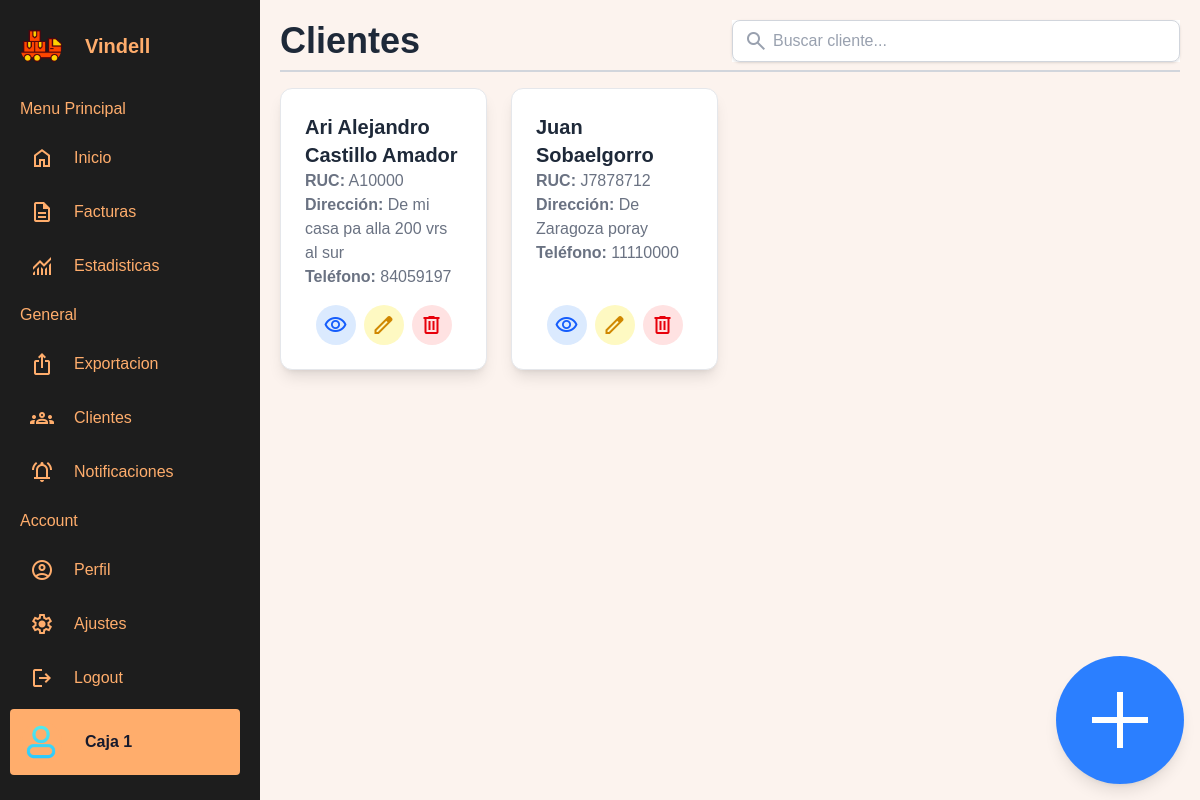
/clientes/, run on an earlier commit of the app's database.
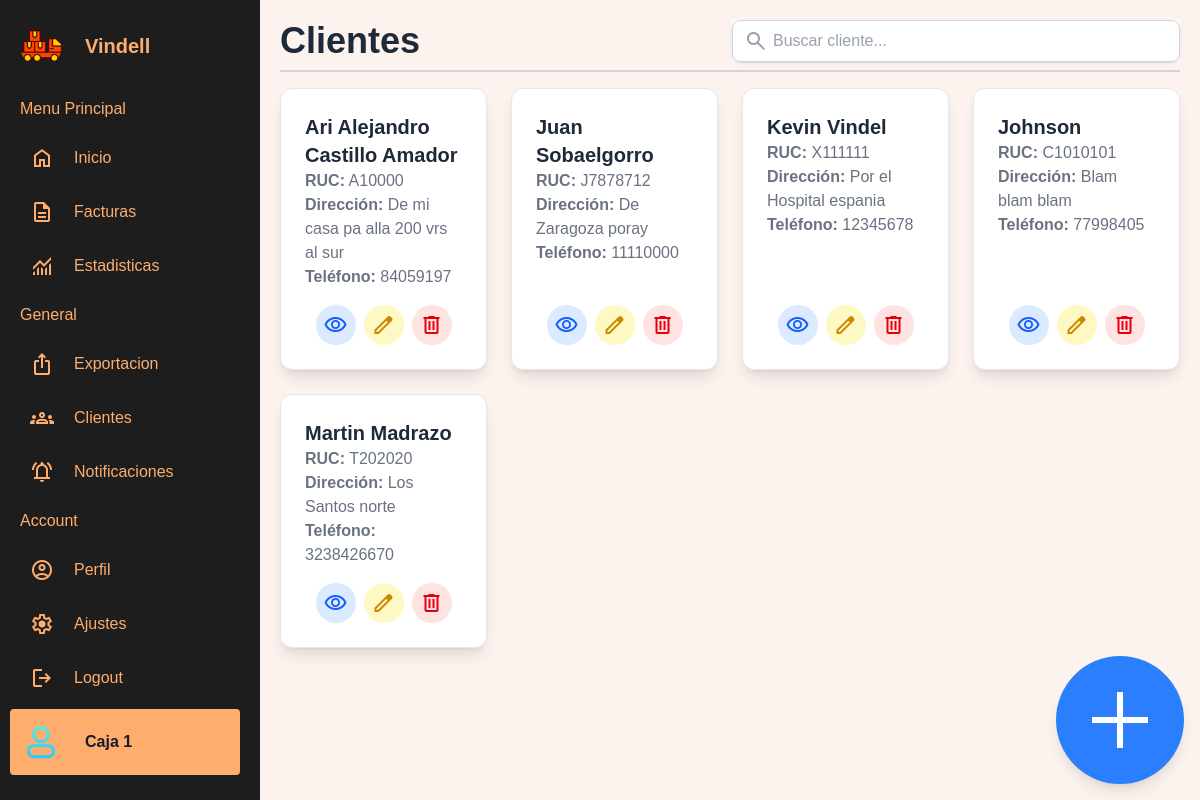
And on a later commit of the database.
### clientes/models.py (models this page shows, shortened)
class Client(models.Model):
    name = models.CharField(max_length=100)
    address = models.CharField(max_length=200, blank=True, null=True)
    phone = models.CharField(
        max_length=15,
        blank=True,
        null=True,
        validators=[RegexValidator(regex=r'^\d{7,15}$', message="Número inválido")]
    )
    ruc = models.CharField(max_length=13, default="None")

### clientes/views.py (the view)
# urls.py: path('', views.client_list, name='clients'),
def client_list(request):
    clients = Client.objects.all()
    return render(request, "clientes/clients.html", {"clients": clients})

### clientes/templates/clientes/clients.html (shortened to what this page needs)
{% extends 'base.html' %}
{% block content %}
<div class="flex items-center justify-between gap-4 border-b-2 border-gray-300 pb-2">
    <h2 class="text-4xl font-semibold text-gray-800  border-gray-300">
        Clientes
    </h2>
    <div class="relative w-full max-w-md bg-white">
        <span class="material-symbols-outlined absolute left-3 top-1/2 transform -translate-y-1/2 text-gray-400">
        </span>
        <input type="text" id="busqueda"
            placeholder="Buscar cliente..."
            class="w-full pl-10 pr-4 py-2 border border-gray-300 rounded-lg shadow-sm focus:outline-none focus:ring-2 focus:border-blue-600 focus:ring-blue-600 text-gray-700 placeholder-gray-400">
    </div>
</div>
<div class="grid grid-cols-1 sm:grid-cols-2 md:grid-cols-3 lg:grid-cols-4 gap-6 mt-4">
    {% for client in clients %}
    <div class="bg-white rounded-xl shadow-lg p-6 flex flex-col justify-between border border-gray-200">
        <div>
            <h3 class="text-xl font-semibold text-gray-800">{{ client.name }}</h3>
            <p class="text-gray-500"><strong>RUC:</strong> {{ client.ruc }}</p>
            <p class="text-gray-500"><strong>Dirección:</strong> {{ client.address }}</p>
            <p class="text-gray-500"><strong>Teléfono:</strong> {{ client.phone }}</p>
        </div>
        <div class="mt-4 flex items-center justify-center gap-2">
            <a href=""
               class="bg-blue-100 text-blue-600 hover:bg-blue-200 p-2 rounded-full transition flex items-center justify-center w-10 h-10">
                <span class="material-symbols-outlined text-lg">visibility</span>
            </a>
            <a href="{% url 'client_edit' client.id %}"
               class="bg-yellow-100 text-yellow-600 hover:bg-yellow-200 p-2 rounded-full transition flex items-center justify-center w-10 h-10">
                <span class="material-symbols-outlined text-lg">edit</span>
            </a>
            <a href="{% url 'client_delete' client.id %}"
               class="bg-red-100 text-red-600 hover:bg-red-200 p-2 rounded-full transition flex items-center justify-center w-10 h-10">
                <span class="material-symbols-outlined text-lg">delete</span>
            </a>
        </div>
    </div>
    {% empty %}
    <p class="col-span-full text-center text-gray-500">No hay clientes registrados.</p>
    {% endfor %}
</div>
<a href="{% url 'client_create' %}"
   class="fixed bottom-4 right-4 bg-blue-500 text-white p-4 rounded-full shadow-lg hover:bg-blue-600 transition flex items-center justify-center">
   <span class="material-symbols-outlined" style="font-size: 6rem;">add</span>
</a>
{% endblock %}

### templates/base.html (shortened to what this page needs)
{% load static %}
<!DOCTYPE html>
<html lang="en">
  <head>
    <link rel="stylesheet" href="{% static 'css/styles.css' %}?v=2">
    <script src="https://unpkg.com/@tailwindcss/browser@4"></script>
  </head>
  <body>
    <aside class="sidebar">
      <div class="sidebar-header">
        <img src="{% static 'images/logo.png' %}" alt="logo" />
        <h2>Vindell</h2>
      </div>
      <ul class="sidebar-links">
        <h4>
          <span>Menu Principal</span>
        </h4>
        <li><a href="#"><span class="material-symbols-outlined"> home </span>Inicio</a></li>
        <li><a href="{% url 'invoice_list' %}"><span class="material-symbols-outlined"> description </span>Facturas</a></li>
        <li><a href="#"><span class="material-symbols-outlined"> monitoring </span>Estadisticas</a></li>
        <h4>
          <span>General</span>
        </h4>
        <li><a href="{% url 'export_page'%}"><span class="material-symbols-outlined"> ios_share </span>Exportacion</a></li>
        <li><a href="{% url 'clients' %}"><span class="material-symbols-outlined"> groups </span>Clientes</a></li>
        <li><a href="#"><span class="material-symbols-outlined"> notifications_active </span>Notificaciones</a></li>
        <h4>
          <span>Account</span>
        </h4>
        <li><a href="#"><span class="material-symbols-outlined"> account_circle </span>Perfil</a></li>
        <li><a href="#"><span class="material-symbols-outlined"> settings </span>Ajustes</a></li>
        <li><a href="#"><span class="material-symbols-outlined"> logout </span>Logout</a></li>
      </ul>
      <div class="user-account">
        <div class="user-profile">
          <img src="{% static 'images/profile-img.jpg' %}" alt="Profile Image" />
          <div class="user-detail">
            <h3>Caja 1</h3>
          </div>
        </div>
      </div>
    </aside>
    <main class="content">
      {% block content %}{% endblock %}
    </main>
  </body>
</html>

### static/css/styles.css (style rules this page uses)
:root { --color-fondo-body: #fcf3ee;; --color-fondo-sidebar: #1d1d1d; --color-acento: #ffb300; --color-texto-principal:#ffad6c; --color-texto-secundario: #161a2d; }
* { box-sizing: border-box; font-family: "Poppins", sans-serif; }
body { min-height: 100vh; background: var(--color-fondo-body); }
.sidebar { position: fixed; top: 0; left: 0; height: 100%; width: 85px; display: flex; overflow-x: hidden; flex-direction: column; background: var(--color-fondo-sidebar); padding: 25px 20px; transition: all 0.4s ease; }
.sidebar .sidebar-header { display: flex; align-items: center; }
.sidebar .sidebar-header img { width: 42px; border-radius: 50%; }
.sidebar .sidebar-header h2 { color: var(--color-texto-principal); font-size: 1.25rem; font-weight: 600; white-space: nowrap; margin-left: 23px; }
.sidebar-links h4 { color: var(--color-texto-principal); font-weight: 500; white-space: nowrap; margin: 10px 0; position: relative; }
.sidebar-links h4 span { opacity: 0; }
.sidebar-links { list-style: none; margin-top: 20px; height: 80%; overflow-y: auto; scrollbar-width: none; }
.sidebar-links li a { display: flex; align-items: center; gap: 0 20px; color: var(--color-texto-principal); font-weight: 500; white-space: nowrap; padding: 15px 10px; text-decoration: none; transition: 0.2s ease; }
.user-account { margin-top: auto; padding: 12px 10px; margin-left: -10px; }
.user-profile { display: flex; align-items: center; color: var(--color-texto-secundario); }
.user-profile img { width: 42px; border-radius: 50%; border: 2px solid var(--color-texto-principal); }
.user-profile h3 { font-size: 1rem; font-weight: 600; }
.user-detail { margin-left: 23px; white-space: nowrap; }
main.content { margin-left: 85px; padding: 20px; transition: margin-left 0.4s ease; }

What changed in the data, as far as the page shows it:
added Client: name "Kevin Vindel", ruc "X111111", address "Por el Hospital espania", phone "12345678"
added Client: name "Johnson", ruc "C1010101", address "Blam blam blam", phone "77998405"
added Client: name "Martin Madrazo", ruc "T202020", address "Los Santos norte", phone "3238426670"
